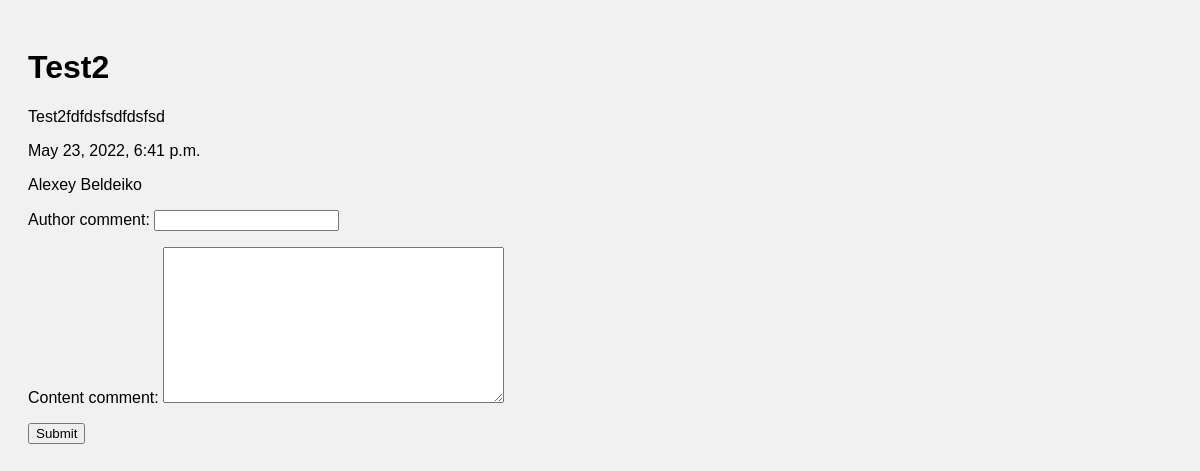
Screenshot of /post/2 with the database file from the repository.
### main/models.py (models this page shows, shortened)
class Post(models.Model):
    author = models.ForeignKey(Owner, on_delete=models.CASCADE)
    title = models.CharField(max_length=100)
    content = models.TextField(max_length=450)
    created = models.DateTimeField(auto_now_add=True)

class Owner(models.Model):
    user = models.OneToOneField(User, on_delete=models.CASCADE)
    name = models.CharField(max_length=50)
    surname = models.CharField(max_length=70)
    img = models.ImageField(upload_to='img/avatar', default=True)
    def __str__(self):
        return f'{self.name} {self.surname}'

### main/views.py (the view)
# urls.py: path('post/<int:pk>', PostDetail.as_view(), name='detail_post'),
class PostDetail(View):
    template_name = 'detail_post.html'
    comment_form = CommentFormForPost
    def get(self, request, pk, *args, **kwargs):
        post = get_object_or_404(Post, pk=pk)
        context = {}
        context['post'] = post
        context['comments'] = post.comments.filter(status_comment=True)
        context['form'] = self.comment_form
        return render(request, template_name=self.template_name, context=context)

### main/templates/detail_post.html (shortened to what this page needs)
{% extends "base.html" %}
{% block content %}
<h1>{{post.title}}</h1>
<p>{{post.content}}</p>
<p>{{post.created}}</p>
<p>{{post.author}}</p>
<form action="" method="post">
    {{ form.as_p }}
    <button type="submit">Submit</button>
</form>
{% endblock %}

### main/static/css/style.css (style rules this page uses)
* { box-sizing: border-box; }
body { font-family: Arial; padding: 20px; background: #f1f1f1; }

### rows the page displays
Post: title "Test2", content "Test2fdfdsfsdfdsfsd", created "May 23, 2022, 6:41 p.m.", author "Alexey Beldeiko"
